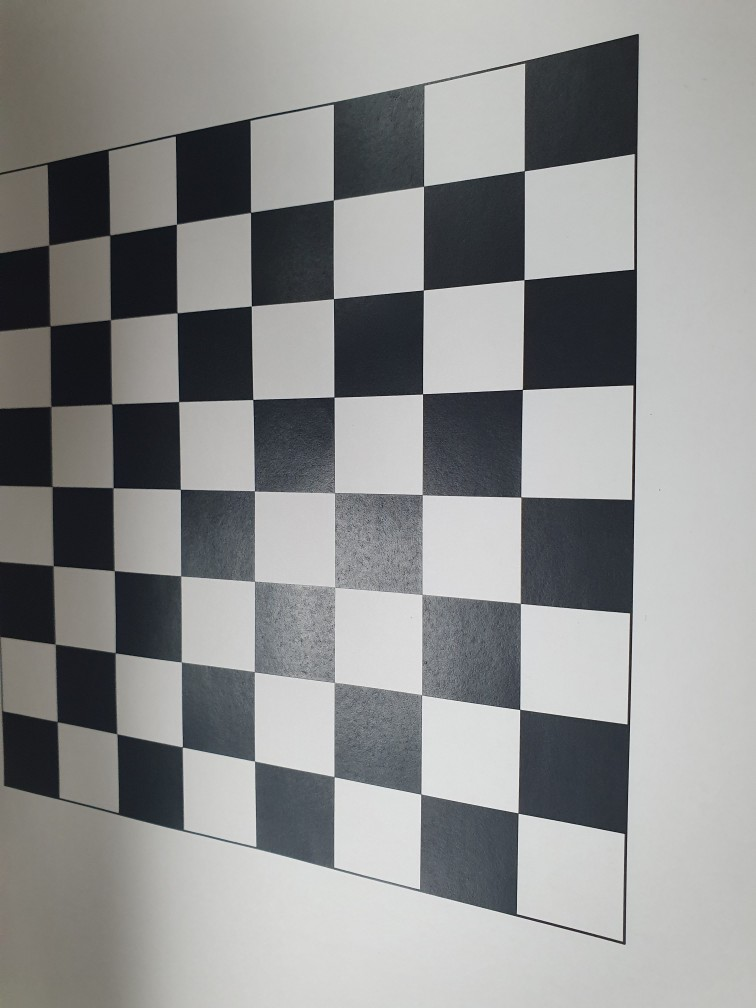
#> input picture Arcube/images/chess2.jpg, 756 x 1008 px
$ python arcube.py
#> lines starting #> are read from the running program, lines starting #| are printed output that depends on the picture; after the words box and inside, x2 and y2 are one past the last pixel; in counts of white or black regions, pixels touching at a corner belong together
import cv2 as cv
import numpy as np

def draw_cube(img, corners, imgpts):
    imgpts = np.int32(imgpts).reshape(-1,2)
    img = cv.drawContours(img, [imgpts[:4]],-1,(0,255,0),3)
    for i,j in zip(range(4),range(4,8)):
        img = cv.line(img, tuple(imgpts[i]), tuple(imgpts[j]),(255),3)
    img = cv.drawContours(img, [imgpts[4:]],-1,(0,0,255),3)
    return img

criteria = (cv.TERM_CRITERIA_EPS + cv.TERM_CRITERIA_MAX_ITER, 30, 0.001)

objp = np.zeros((6*7,3),np.float32)
objp[:,:2]=np.mgrid[0:7,0:6].T.reshape(-1,2)

cv.namedWindow('windw')

img = cv.imread("./images/chess2.jpg")
#> img is the input picture: shape (1008, 756, 3); mean B, G, R 142.7, 143, 142.1
gray = cv.cvtColor(img,cv.COLOR_BGR2GRAY)
H,W,C = img.shape
#> H = 1008; W = 756; C = 3

ret, corners = cv.findChessboardCorners(gray, (7,6),None)
#> ret = True; corners = 42 rows, first 8: [57.15, 721.6], [54.96, 644], [53.24, 565.7], [52.38, 486.6], [51.14, 406.3], [50.23, 326], [48.9, 244.9], [116.8, 733.8]

if ret == True:
    # cv.imshow('windw',img)
    # cv.waitKey(1000)
    objpoints= np.array(objp)
    cv.cornerSubPix(gray,corners,(11,11),(-1,-1),criteria)
    imgpoints = np.array(corners)
#> imgpoints = 42 rows, first 8: [57.23, 721.6], [55.2, 644.1], [53.18, 565.7], [52.07, 486.5], [50.71, 406.4], [49.97, 325.9], [48.71, 245.1], [116.8, 733.7]
    cv.drawChessboardCorners(img, (7,6), corners,ret)
    # cv.imshow('windw',img)
    # cv.waitKey(1000)

    fx = 3464.102
    fy = 3464.102
    cx = W/2
#> cx = 378
    cy = H/2
#> cy = 504

    matA = np.array([[fx, 0, cx], [0, fy, cy], [0, 0, 1]])
    distCoeff =  np.zeros((4,1))

    _, rvec, tvec = cv.solvePnP(objpoints,imgpoints ,matA, distCoeff)
#> rvec = [-0.419, 0.492, -1.51]; tvec = [-3.79, 2.78, 39.82]
    R = cv.Rodrigues(rvec)[0]
#> R = [[-0.00628, 0.835, 0.55], [-0.999, 0.0202, -0.0422], [-0.0463, -0.549, 0.834]]
    t = tvec
#> t = [-3.79, 2.78, 39.82]
    pos = -np.matrix(R).T * np.matrix(tvec)
#> pos = [[4.6], [24.99], [-31.02]]

    axis = np.float32([[3,2,0], [3,4,0], [5,4,0], [5,2,0],
                   [3,2,-2],[3,4,-2],[5,4,-2],[5,2,-2] ])    # this for draw a cube

    cmpoints = np.dot(R, axis.transpose(1,0)).transpose(1,0) + t.reshape(1,3)
#> cmpoints = [[-2.13, -0.178, 38.59], [-0.464, -0.137, 37.49], [-0.477, -2.14, 37.39], [-2.15, -2.18, 38.49], [-3.23, -0.0934, 36.92], [-1.56, -0.0529, 35.82], [-1.58, -2.05, 35.73], [-3.25, -2.09, 36.82]]
    cmpoints = np.float32(cmpoints)
    pixel_coordinate_cube = []
    for i in cmpoints:
        pixel_coor = matA@i.reshape(3,1)
        x = pixel_coor.reshape(1,3)[0][0]/pixel_coor.reshape(1,3)[0][2]
        y = pixel_coor.reshape(1,3)[0][1]/pixel_coor.reshape(1,3)[0][2]
        new_coord = np.array([x,y])
        pixel_coordinate_cube.append(new_coord)
#> this loop made 8 passes
#> (i, pixel_coor, x, y) on passes 1 to 8: ([-2.13, -0.178, 38.59], [7189.8, 18831.4, 38.59], 186.3, 488), ([-0.464, -0.137, 37.49], [12561.3, 18417.8, 37.49], 335.1, 491.3), ([-0.477, -2.14, 37.39], [12482.8, 11450.5, 37.39], 333.8, 306.2), ([-2.15, -2.18, 38.49], [7111.3, 11864.1, 38.49], 184.7, 308.2), ([-3.23, -0.0934, 36.92], [2749.9, 18282.6, 36.92], 74.49, 495.2), ([-1.56, -0.0529, 35.82], [8121.4, 17869, 35.82], 226.7, 498.9), ([-1.58, -2.05, 35.73], [8042.9, 10901.6, 35.73], 225.1, 305.2), ([-3.25, -2.09, 36.82], [2671.4, 11315.2, 36.82], 72.54, 307.3)
#> after the loop, pixel_coordinate_cube = [[186.3, 488], [335.1, 491.3], [333.8, 306.2], [184.7, 308.2], [74.49, 495.2], [226.7, 498.9], [225.1, 305.2], [72.54, 307.3]]
    new1 = (cmpoints[0][0],cmpoints[0][1])
#> new1 = (-2.13, -0.178)
    new2 = (cmpoints[1][0],cmpoints[1][1])
#> new2 = (-0.464, -0.137)
    frame = draw_cube(img,corners,pixel_coordinate_cube)
#> in draw_cube, `imgpts = np.int32(imgpts).reshape(-1,2)`: imgpts = [[186, 488], [335, 491], [333, 306], [184, 308], [74, 495], [226, 498], [225, 305], [72, 307]]
#> in draw_cube, `img = cv.drawContours(img, [imgpts[:4]],-1,(0,255,0),3)`:
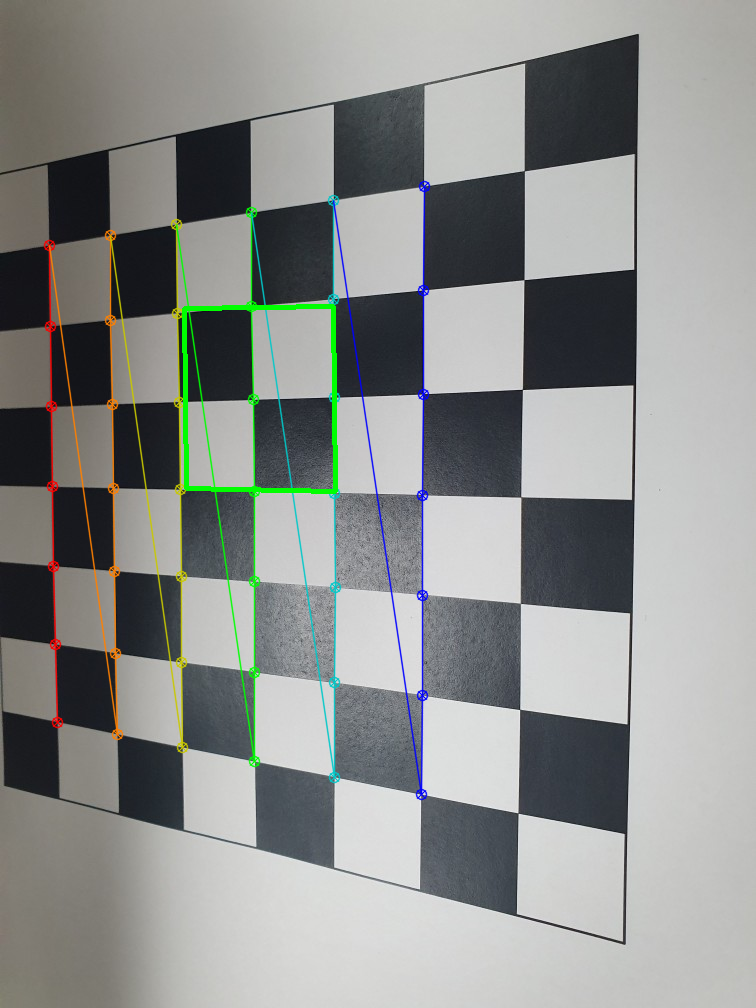
#> img: shape (1008, 756, 3); mean B, G, R 141.7, 143.8, 141.4
#> the loop in draw_cube, `for i,j in zip(range(4),range(4,8)):` made 4 passes
#> pass 1, in draw_cube, `img = cv.line(img, tuple(imgpts[i]), tuple(imgpts[j]),(255),3)`:
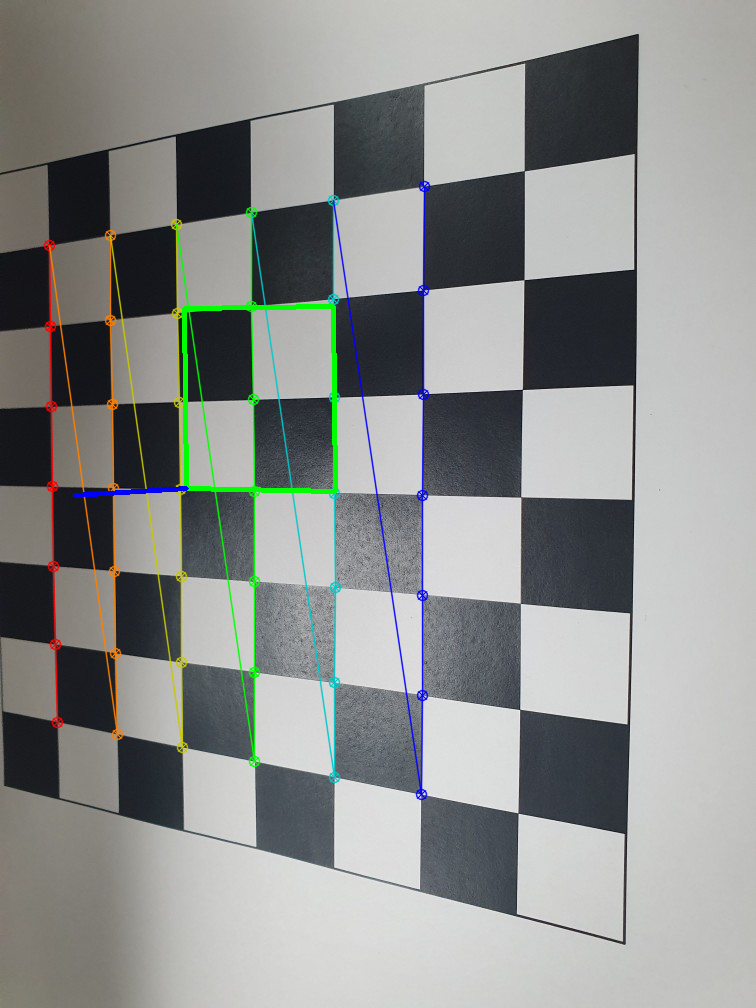
#> img: shape (1008, 756, 3); 0.07% of pixels changed, all inside (x1, y1, x2, y2) = (72, 486, 189, 498)
#> pass 2, in draw_cube, `img = cv.line(img, tuple(imgpts[i]), tuple(imgpts[j]),(255),3)`:
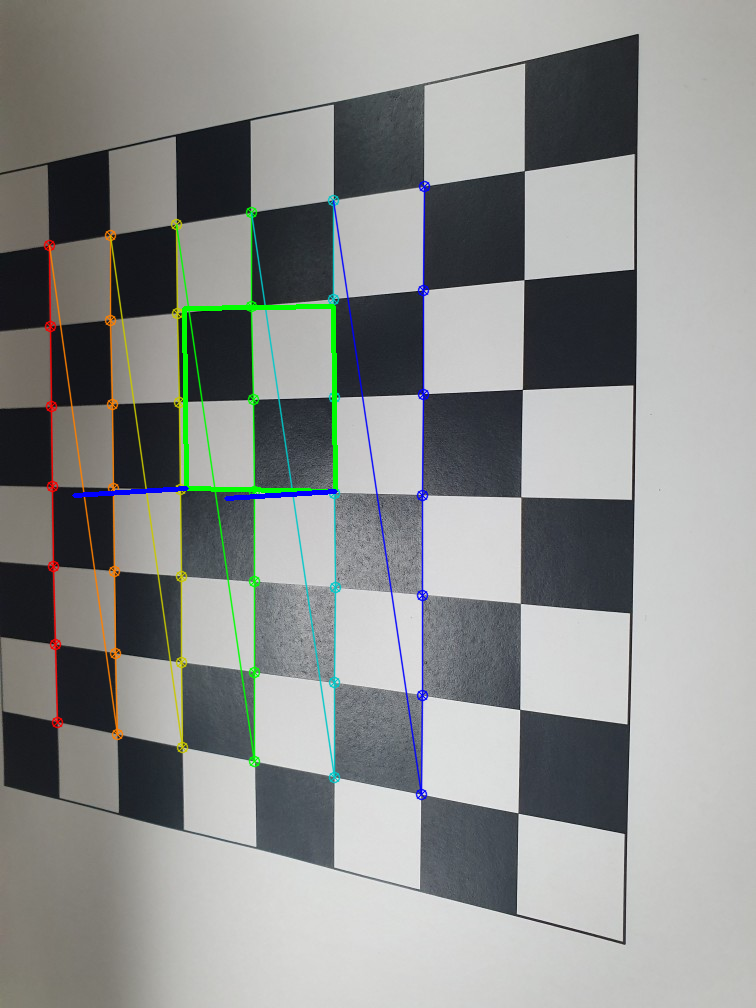
#> img: shape (1008, 756, 3); 0.07% of pixels changed, all inside (x1, y1, x2, y2) = (224, 489, 338, 501)
#> pass 3, in draw_cube, `img = cv.line(img, tuple(imgpts[i]), tuple(imgpts[j]),(255),3)`:
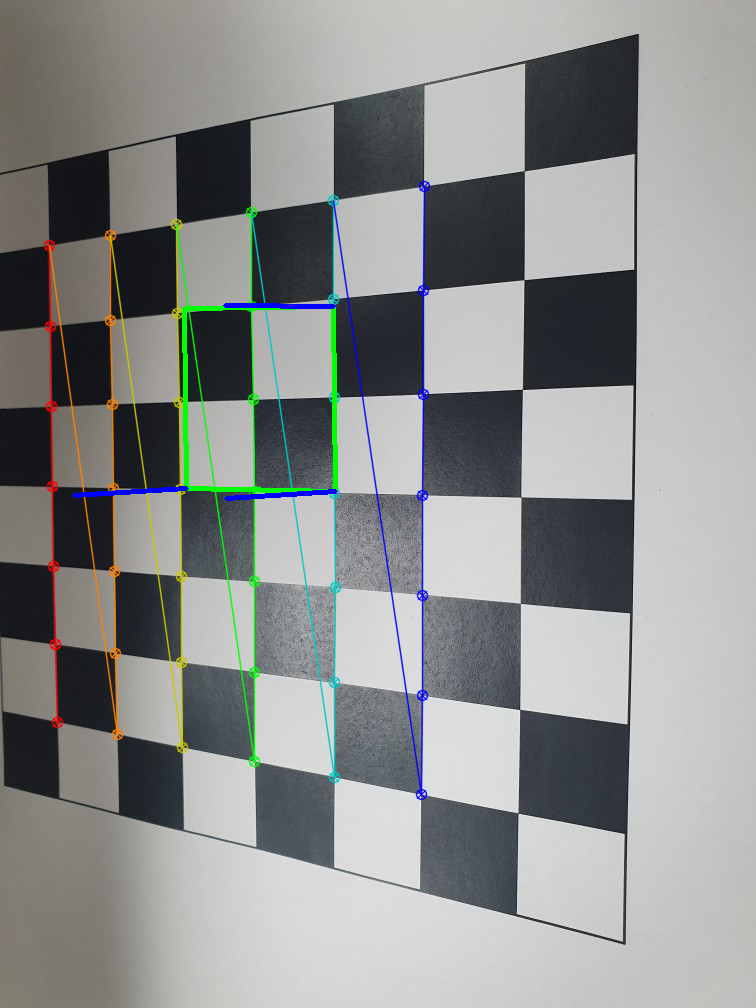
#> img: shape (1008, 756, 3); 0.07% of pixels changed, all inside (x1, y1, x2, y2) = (223, 303, 336, 309)
#> after the loop in draw_cube, `for i,j in zip(range(4),range(4,8)):`:
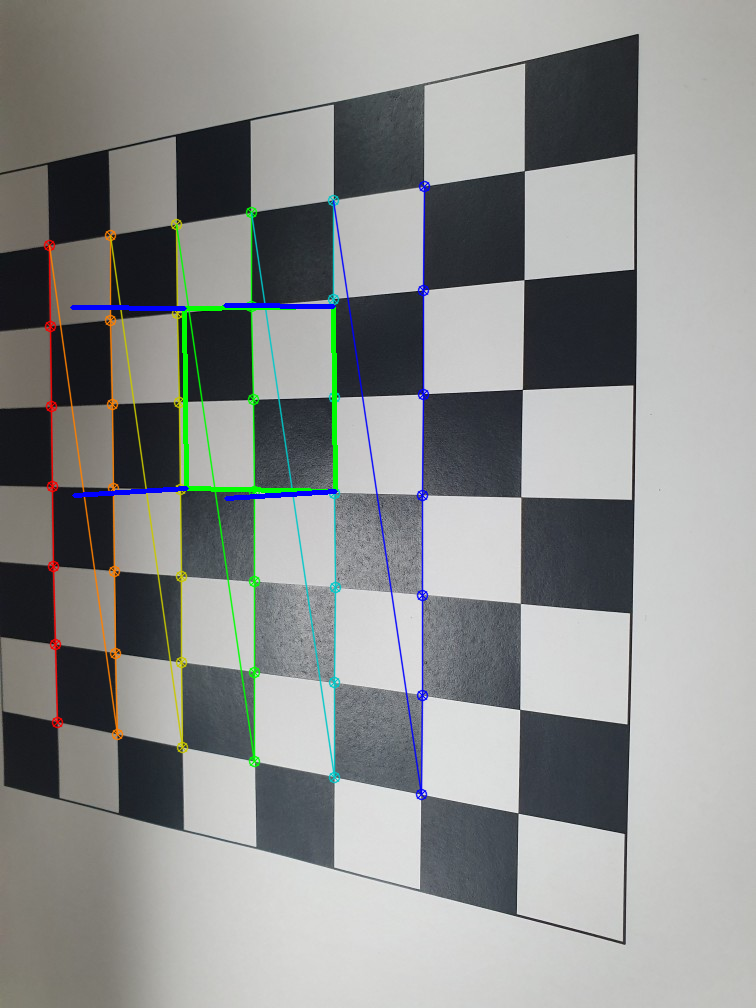
#> img: shape (1008, 756, 3); 0.08% of pixels changed, all inside (x1, y1, x2, y2) = (70, 305, 187, 311)
#> in draw_cube, `img = cv.drawContours(img, [imgpts[4:]],-1,(0,0,255),3)`:
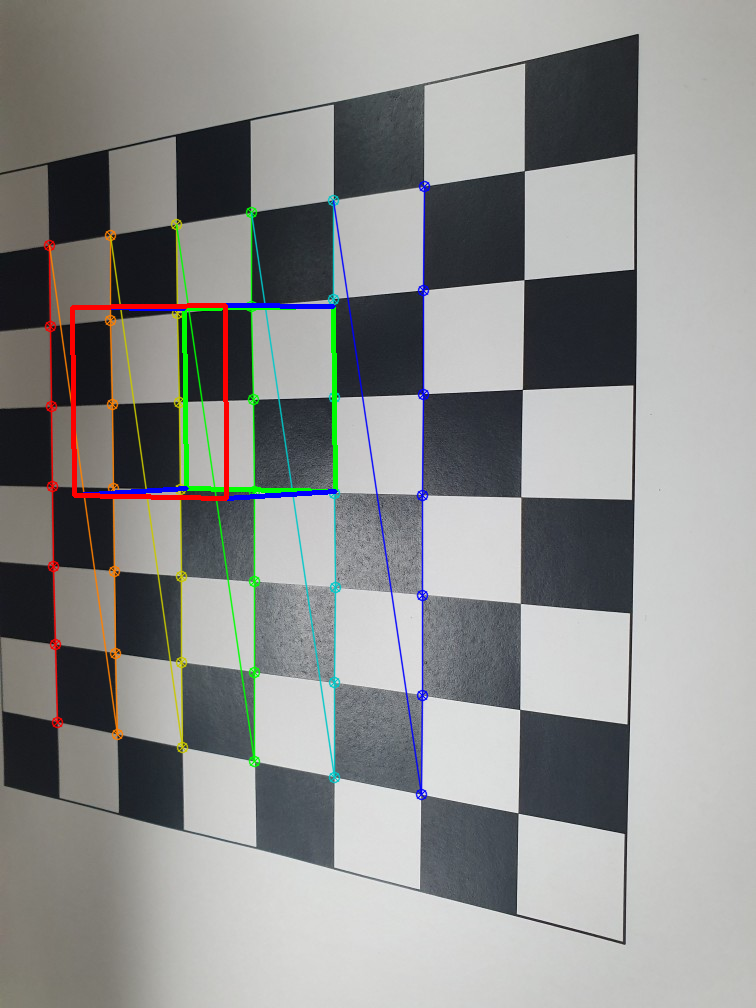
#> img: shape (1008, 756, 3); 0.45% of pixels changed, all inside (x1, y1, x2, y2) = (70, 303, 229, 501)
    cv.imshow('windw',frame)
    cv.waitKey()

    cv.destroyAllWindows()

$ run again, with Arcube/images/chess.jpg copied over Arcube/images/chess2.jpg
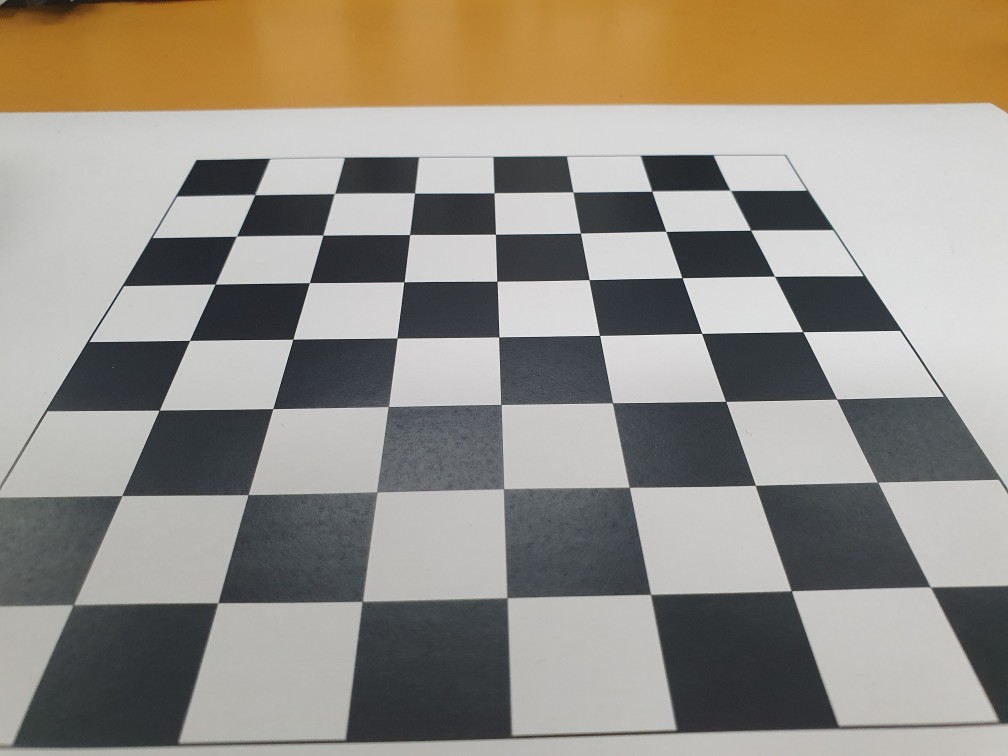
#> input picture Arcube/images/chess.jpg, 1008 x 756 px
#> img is the input picture: shape (756, 1008, 3); mean B, G, R 132.9, 143.4, 150
#> `gray = cv.cvtColor(img,cv.COLOR_BGR2GRAY)`:
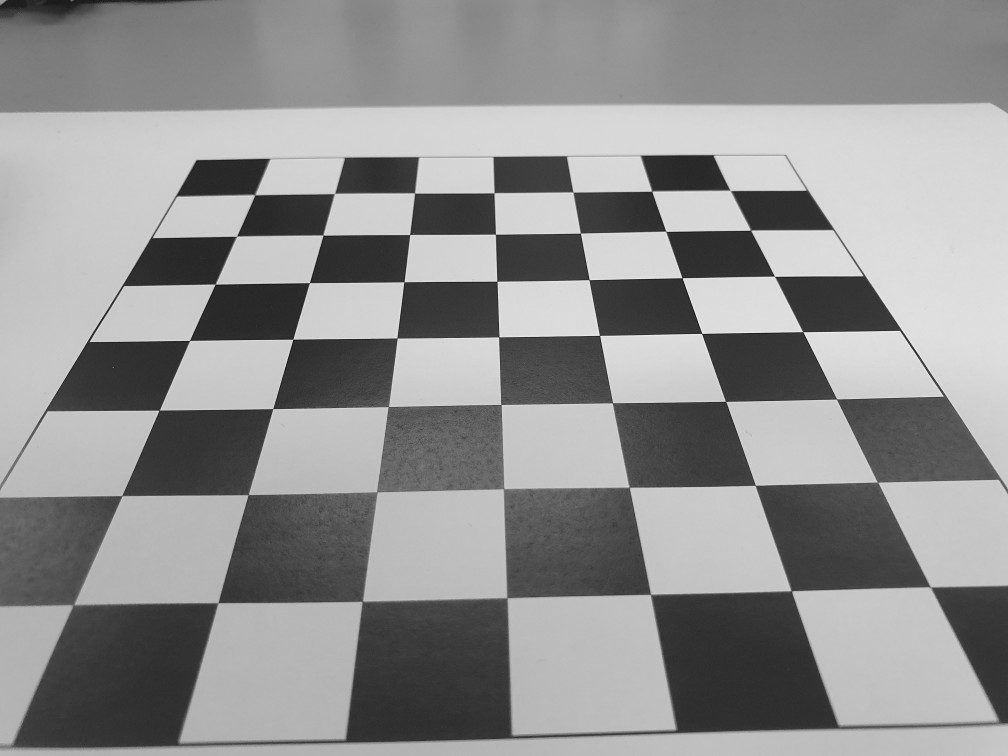
#> gray: shape (756, 1008); min 20, max 247, mean 144.2
#> ret = True; corners = 42 rows, first 8: [255, 194.7], [334.5, 193.5], [414.6, 193], [494, 192.9], [572.9, 192.1], [651.7, 191.2], [730.1, 190.4], [236.7, 236.2]
#> imgpoints = 42 rows, first 8: [254.8, 194.6], [334.4, 193.4], [414.6, 193], [494, 192.7], [573, 192], [651.7, 191.1], [730.3, 190.3], [236.4, 236.2]
#> rvec = [-0.942, -0.00501, -0.019]; tvec = [-3.11, -2.01, 36.25]
#> R = [[1, 0.0185, 0.00402], [-0.0142, 0.588, 0.809], [0.0126, -0.809, 0.588]]
#> t = [-3.11, -2.01, 36.25]
#> pos = [[2.63], [30.56], [-19.68]]
#> cmpoints = [[-0.078, -0.879, 34.67], [-0.0409, 0.297, 33.06], [1.96, 0.268, 33.08], [1.92, -0.907, 34.7], [-0.086, -2.5, 33.5], [-0.0489, -1.32, 31.88], [1.95, -1.35, 31.91], [1.91, -2.52, 33.52]]
#> the loop `for i in cmpoints:` made 8 passes
#> (i, pixel_coor, x, y) on passes 1 to 6: ([-0.078, -0.879, 34.67], [17205.3, 10061.6, 34.67], 496.2, 290.2), ([-0.0409, 0.297, 33.06], [16518.6, 13523.3, 33.06], 499.7, 409.1), ([1.96, 0.268, 33.08], [23458.3, 13434.7, 33.08], 709.1, 406.1), ([1.92, -0.907, 34.7], [24145, 9973.1, 34.7], 695.8, 287.4), ([-0.086, -2.5, 33.5], [16584.7, 4013.4, 33.5], 495.1, 119.8), ([-0.0489, -1.32, 31.88], [15897.9, 7475.1, 31.88], 498.7, 234.5)
#> after the loop `for i in cmpoints:`: pixel_coordinate_cube = [[496.2, 290.2], [499.7, 409.1], [709.1, 406.1], [695.8, 287.4], [495.1, 119.8], [498.7, 234.5], [715.8, 231.5], [701.7, 117.1]]
#> new1 = (-0.078, -0.879)
#> new2 = (-0.0409, 0.297)
#> imgpts = [[496, 290], [499, 409], [709, 406], [695, 287], [495, 119], [498, 234], [715, 231], [701, 117]]
#> in draw_cube, `img = cv.drawContours(img, [imgpts[4:]],-1,(0,0,255),3)`:
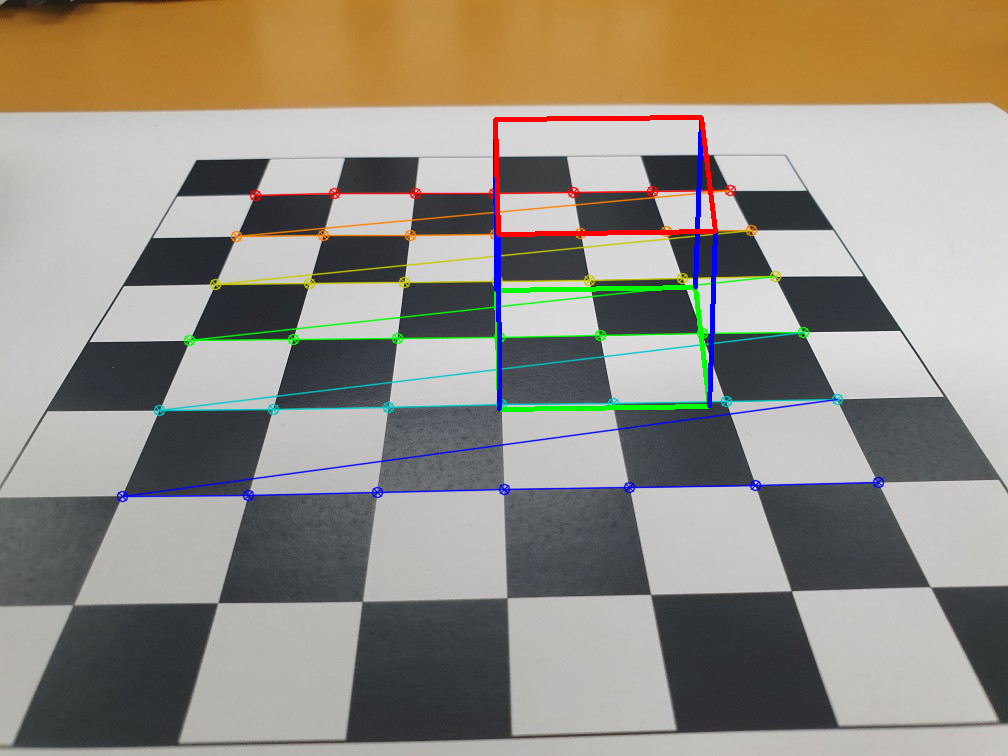
#> img: shape (756, 1008, 3); mean B, G, R 131.5, 142.6, 148.8
